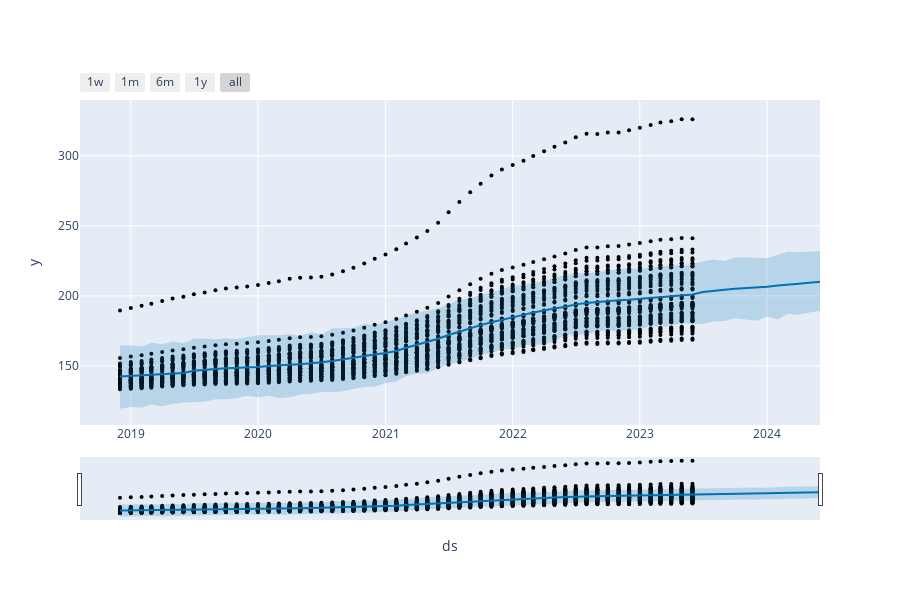

This figure's notebook cell:
### Code cell
# interactive version of prediction
plot_plotly(model, forecast)
